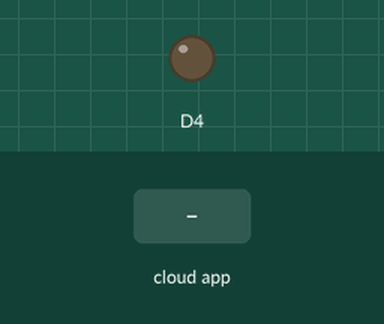
Bench run of a sketch on a simulated ESP8266 (NodeMCU). Parts: output pins drawn as LEDs (lit = HIGH). The test bench sets the inputs (shaded band). WiFi joins after 1.5 s; servers stay silent unless stated; no MQTT or app messages arrive unless stated; what the sketch prints to the serial monitor is not drawn.

Above: at 2.7 s.
2.8 s: the phone or cloud app sets ledonoff to off
At 3.9 s:
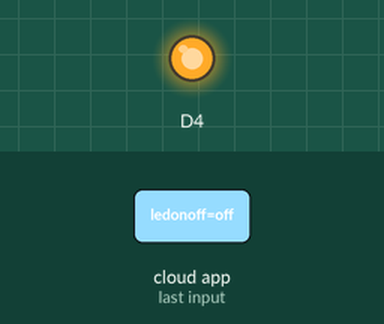
4.3 s: the phone or cloud app sets ledonoff to on
At 5.3 s:
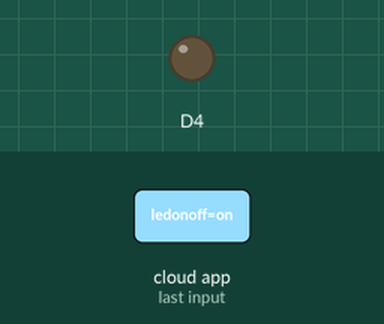
Timing chart, 0 to 7.3 s (numbered marks = the images above; inputs shaded):
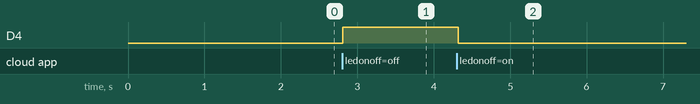

Measured:
- after the input at 2.8 s, D4: LOW → HIGH at once
- after the input at 4.3 s, D4: HIGH → LOW at once

The sketch:

Voice_Commanded_Lighting.ino
```cpp
#include <ESP8266WiFi.h>
#include "Adafruit_MQTT.h"
#include "Adafruit_MQTT_Client.h"
#include <String.h>

/************************* WiFi Access Point *********************************/

#define WLAN_SSID       "Legend"
#define WLAN_PASS       "123456789"

/************************* Adafruit.io Setup *********************************/

#define AIO_SERVER      "io.adafruit.com"
#define AIO_SERVERPORT  1883                   // use 8883 for SSL
#define AIO_USERNAME    "Money_bhardwaj"
#define AIO_KEY         "aio_EcZs53pAgozi84etYKhL20frDYnR"

/************ Global State (you don't need to change this!) ******************/

// Create an ESP8266 WiFiClient class to connect to the MQTT server.
WiFiClient client;
// or... use WiFiClientSecure for SSL
//WiFiClientSecure client;

// Setup the MQTT client class by passing in the WiFi client and MQTT server and login details.
Adafruit_MQTT_Client mqtt(&client, AIO_SERVER, AIO_SERVERPORT, AIO_USERNAME, AIO_KEY);

/****************************** Feeds ***************************************/

// Setup a feed called 'photocell' for publishing.
// Notice MQTT paths for AIO follow the form: <username>/feeds/<feedname>
//Adafruit_MQTT_Publish photocell = Adafruit_MQTT_Publish(&mqtt, AIO_USERNAME "/feeds/photocell");

// Setup a feed called 'onoff' for subscribing to changes.
Adafruit_MQTT_Subscribe onoffbutton = Adafruit_MQTT_Subscribe(&mqtt, AIO_USERNAME "/feeds/ledonoff");

/*************************** Sketch Code ************************************/

// Bug workaround for Arduino 1.6.6, it seems to need a function declaration
// for some reason (only affects ESP8266, likely an arduino-builder bug).
void MQTT_connect();

void setup() {
  pinMode(D4,OUTPUT);
  Serial.begin(115200);
  delay(10);

  Serial.println(F("Adafruit MQTT demo"));

  // Connect to WiFi access point.
  Serial.println(); Serial.println();
  Serial.print("Connecting to ");
  Serial.println(WLAN_SSID);

  WiFi.begin(WLAN_SSID, WLAN_PASS);
  while (WiFi.status() != WL_CONNECTED) {
    delay(500);
    Serial.print(".");
  }
  Serial.println();

  Serial.println("WiFi connected");
  Serial.println("IP address: "); Serial.println(WiFi.localIP());

  // Setup MQTT subscription for onoff feed.
  mqtt.subscribe(&onoffbutton);
}

uint32_t x=0;

void loop() {
  // Ensure the connection to the MQTT server is alive (this will make the first
  // connection and automatically reconnect when disconnected).  See the MQTT_connect
  // function definition further below.
  MQTT_connect();

  // this is our 'wait for incoming subscription packets' busy subloop
  // try to spend your time here

  Adafruit_MQTT_Subscribe *subscription;
  while ((subscription = mqtt.readSubscription(5000))) {

    if (subscription == &onoffbutton) {

      Serial.print(F("Got: "));
      Serial.println((char *)onoffbutton.lastread);
      String status1= (char *)onoffbutton.lastread;
      if(status1=="on")
      {
        digitalWrite(D4,LOW);
      }
      else if(status1=="off")
      {
        digitalWrite(D4,HIGH);
      }


    }
  }

  // Now we can publish stuff!
//  Serial.print(F("\nSending photocell val "));
//  Serial.print(x);
//  Serial.print("...");
//  if (! photocell.publish(x++)) {
//    Serial.println(F("Failed"));
//  } else {
//    Serial.println(F("OK!"));
//  }

  // ping the server to keep the mqtt connection alive
  // NOT required if you are publishing once every KEEPALIVE seconds
  /*
  if(! mqtt.ping()) {
    mqtt.disconnect();
  }
  */
}

// Function to connect and reconnect as necessary to the MQTT server.
// Should be called in the loop function and it will take care if connecting.
void MQTT_connect() {
  int8_t ret;

  // Stop if already connected.
  if (mqtt.connected()) {
    return;
  }

  Serial.print("Connecting to MQTT... ");

  uint8_t retries = 3;
  while ((ret = mqtt.connect()) != 0) { // connect will return 0 for connected
       Serial.println(mqtt.connectErrorString(ret));
       Serial.println("Retrying MQTT connection in 5 seconds...");
       mqtt.disconnect();
       delay(5000);  // wait 5 seconds
       retries--;
       if (retries == 0) {
         // basically die and wait for WDT to reset me
         while (1);
       }
  }
  Serial.println("MQTT Connected!");
}
```
